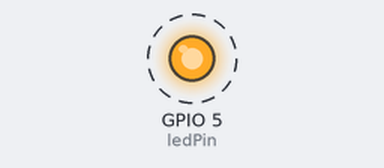
A sketch run on a simulated ESP32. Parts: output pins drawn as LEDs (lit = HIGH). Dashed ring = blinking. What the sketch prints to the serial monitor is not drawn.

Above: at 0.05 s.
Timing chart, 0 to 3.0 s (numbered marks = the images above):
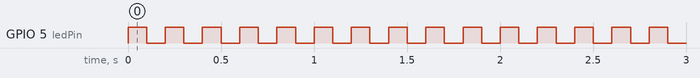

Measured:
- by itself, GPIO 5 (ledPin): alternates HIGH for 0.10 s and LOW for 0.10 s

The sketch:

ESP32_Blink.ino
```cpp
int ledPin = 5;

void setup()
{
    pinMode(ledPin, OUTPUT);
    Serial.begin(115200);
}

void loop()
{
    Serial.println("Hello, world!");
    digitalWrite(ledPin, HIGH);
    delay(100);
    digitalWrite(ledPin, LOW);
    delay(100);
}
```
